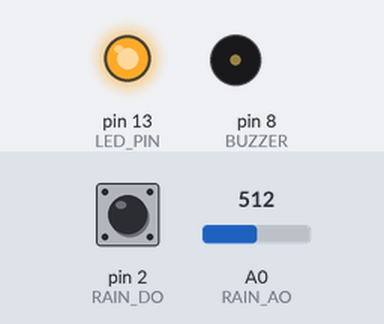
Recording of a sketch running on a simulated Arduino Uno, built with avr-gcc and run on an emulated ATmega328P. Parts: output pins drawn as LEDs (lit = HIGH), buzzer (waves = sounding). The test bench sets the inputs (shaded band); at power-on: A0 (RAIN_AO) = 512, pin 2 (RAIN_DO) HIGH. What the sketch prints to the serial monitor is not drawn.

Above: at 1.3 s.
1.4 s: A0 (RAIN_AO) set to 487
At 1.61 s:
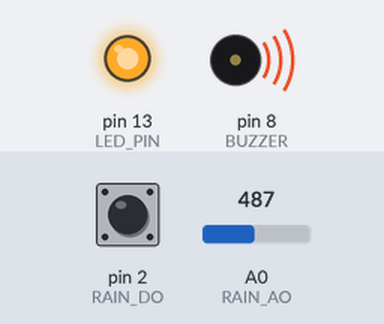
4.4 s: A0 (RAIN_AO) set to 810
At 5.9 s:
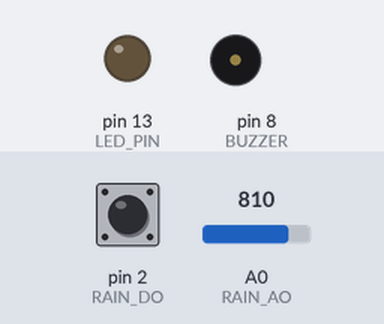
8.0 s: A0 (RAIN_AO) set to 782
At 8.8 s:
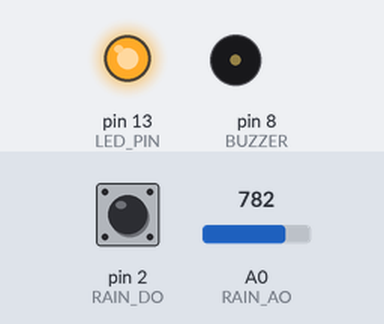
Timing chart, 0 to 11.0 s (numbered marks = the images above; inputs shaded):
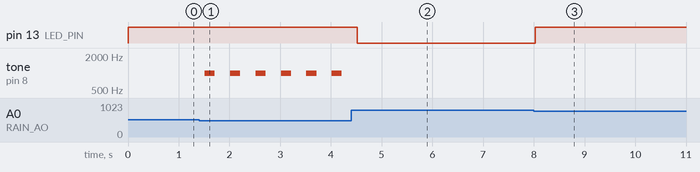

Measured:
- the behaviour switches between 501 and 500 on A0 (RAIN_AO) (found by bisection; images 0 and 1)
- the behaviour switches between 801 and 800 on A0 (RAIN_AO) (found by bisection; images 2 and 3)
- after the input at 1.4 s, tone on pin 8 (BUZZER): alternates 1000 Hz for 0.20 s and silent for 0.30 s, starting after 0.11 s
- after the input at 4.4 s, pin 13 (LED_PIN): HIGH → LOW after 0.12 s; tone on pin 8 (BUZZER): stops changing and stays silent
- after the input at 8.0 s, pin 13 (LED_PIN): LOW → HIGH at once

The sketch:

_____.ino
```cpp
/*
 * 实验名称：雨滴传感器
 * 实验目的：检测雨水，实现自动关窗提醒
 *
 * 硬件连接：
 *   VCC → 5V
 *   GND → GND
 *   DO  → D2（数字输出，有雨输出 LOW）
 *   AO  → A0（模拟输出，雨量大小）
 *
 * 知识点：
 *   - 雨滴传感器原理：水导电，改变电阻
 *   - 模拟值越小，雨量越大
 */

const int RAIN_DO  = 2;
const int RAIN_AO  = A0;
const int LED_PIN  = 13;
const int BUZZER   = 8;

void setup() {
  pinMode(RAIN_DO, INPUT);
  pinMode(LED_PIN, OUTPUT);
  pinMode(BUZZER, OUTPUT);

  Serial.begin(9600);
  Serial.println("雨滴传感器实验");
}

void loop() {
  int rainAO = analogRead(RAIN_AO);
  int rainDO = digitalRead(RAIN_DO);

  // 模拟值越小，雨量越大
  int rainPercent = map(rainAO, 1023, 0, 0, 100);
  rainPercent = constrain(rainPercent, 0, 100);

  String rainLevel;
  if (rainAO > 800) {
    rainLevel = "无雨";
    digitalWrite(LED_PIN, LOW);
    noTone(BUZZER);
  } else if (rainAO > 500) {
    rainLevel = "小雨";
    digitalWrite(LED_PIN, HIGH);
    noTone(BUZZER);
  } else if (rainAO > 200) {
    rainLevel = "中雨";
    digitalWrite(LED_PIN, HIGH);
    tone(BUZZER, 1000, 200);
  } else {
    rainLevel = "大雨";
    digitalWrite(LED_PIN, HIGH);
    tone(BUZZER, 2000, 200);
  }

  Serial.print("AO: ");
  Serial.print(rainAO);
  Serial.print(" | 雨量: ");
  Serial.print(rainPercent);
  Serial.print("% | 等级: ");
  Serial.print(rainLevel);
  Serial.print(" | DO: ");
  Serial.println(rainDO == LOW ? "有雨" : "无雨");

  delay(500);
}
```
